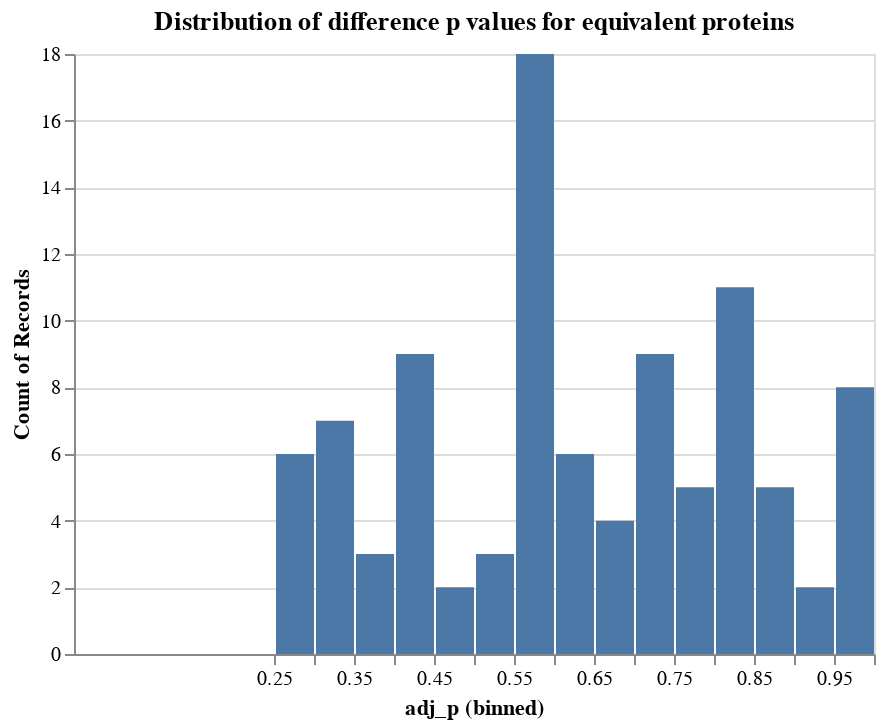

Source (notebook cell):
### Markdown cell above
## Out of curiousity, look at the ttest pvalues for difference, for the equivalent proteins

### Code cell
ttres = pd.\
read_csv(f"{CHROMOSOME}{ARM}_{TRANS_OR_CIS}effects_ttest.tsv", sep="\t").\
rename(columns={"Name": "protein"}).\
set_index("protein")

cancer_types = sorted(ttres.columns.to_series().str.split("_", n=1, expand=True)[0].unique())

ttres_long = pd.DataFrame()

for cancer_type in cancer_types:
    cancer_df = ttres.\
    loc[:, ttres.columns.str.startswith(cancer_type)].\
    dropna(axis="index", how="all").\
    reset_index(drop=False)
    
    # If the cancer type has database IDs, make a separate column that has them.
    # If not, create a column of NaNs (so that the tables all match)
    if f"{cancer_type}_Database_ID" in cancer_df.columns:
        cancer_df = cancer_df.rename(columns={f"{cancer_type}_Database_ID": "Database_ID"})
    else:
        cancer_df = cancer_df.assign(Database_ID=np.nan)
        
    # Rename the pvalue column to not have the cancer type
    cancer_df = cancer_df.\
    rename(columns={f"{cancer_type}_pvalue": "adj_p"}).\
    assign(cancer_type=cancer_type)
    
    # Reorder the columns
    cancer_df = cancer_df[["cancer_type", "protein", "Database_ID", "adj_p"]]
    
    # Append to the overall dataframe
    ttres_long = ttres_long.append(cancer_df)

# Drop duplicate rows and reset the index
ttres_long = ttres_long[~ttres_long.duplicated(keep=False)].\
reset_index(drop=True)

# Get the difference p values for all proteins that passed
diffs = pd.DataFrame()
for prot_idx in prots.index:
    
    prot = prots.loc[prot_idx, "protein"]
    cancer_type = prots.loc[prot_idx, "cancer_type"]
    
    diffs = diffs.append(ttres_long[
        (ttres_long["protein"] == prot) &
        (ttres_long["cancer_type"] == cancer_type)
    ])

# Plot the distribution of the difference p values for the equivalent proteins
alt.Chart(diffs).mark_bar().encode(
    x=alt.X(
        "adj_p",
        bin=alt.Bin(step=0.05),
        scale=alt.Scale(
            domain=[0, 1]
        )
    ),
    y=alt.Y(
        "count()"
    )
).properties(
    title="Distribution of difference p values for equivalent proteins"
)

### Figure 1 — Vega-Lite specification as saved in the notebook (floating-point values rounded to 4 significant figures)
{"config": {"view": {"continuousWidth": 400, "continuousHeight": 300}}, "data": {"name": "data-6bdacdc1bebfcbffbcfda679defbaae5"}, "mark": "bar", "encoding": {"x": {"type": "quantitative", "bin": {"step": 0.05}, "field": "adj_p", "scale": {"domain": [0, 1]}}, "y": {"type": "quantitative", "aggregate": "count"}}, "title": "Distribution of difference p values for equivalent proteins", "$schema": "https://vega.github.io/schema/vega-lite/v4.8.1.json", "datasets": {"data-6bdacdc1bebfcbffbcfda679defbaae5": [{"cancer_type": "brca", "protein": "ADAMDEC1", "Database_ID": "NP_055294.1|NP_001138744.1", "adj_p": 0.6979}, {"cancer_type": "brca", "protein": "ANGPT2", "Database_ID": "NP_001138.1|NP_001112360.1|NP_001112359.1", "adj_p": 0.5032}, {"cancer_type": "brca", "protein": "CTSB", "Database_ID": "NP_001899.1|NP_001304166.1", "adj_p": 0.34}, {"cancer_type": "brca", "protein": "DCTN6", "Database_ID": "NP_006562.1", "adj_p": 0.7916}, {"cancer_type": "brca", "protein": "DEFA3", "Database_ID": "NP_005208.1|NP_001289194.1|NP_004075.1", "adj_p": 0.8361}, {"cancer_type": "brca", "protein": "DEFA4", "Database_ID": "NP_001916.1", "adj_p": 0.4101}, {"cancer_type": "brca", "protein": "DLC1", "Database_ID": "NP_872584.2|NP_001303597.1|NP_001157743.1|NP_079043.3", "adj_p": 0.3084}, {"cancer_type": "brca", "protein": "DOK2", "Database_ID": "NP_003965.2|NP_001304729.1", "adj_p": 0.4298}, {"cancer_type": "brca", "protein": "DUSP4", "Database_ID": "NP_001385.1|NP_476499.1|NP_004409.1", "adj_p": 0.4096}, {"cancer_type": "brca", "protein": "KBTBD11", "Database_ID": "NP_055682.1", "adj_p": 0.7297}, {"cancer_type": "brca", "protein": "LOXL2", "Database_ID": "NP_002309.1", "adj_p": 0.5032}, {"cancer_type": "brca", "protein": "LPL", "Database_ID": "NP_000228.1", "adj_p": 0.7819}, {"cancer_type": "brca", "protein": "LZTS1", "Database_ID": "NP_066300.1", "adj_p": 0.5401}, {"cancer_type": "brca", "protein": "MFHAS1", "Database_ID": "NP_004216.2", "adj_p": 0.3168}, {"cancer_type": "brca", "protein": "MSR1", "Database_ID": "NP_619729.1|NP_619730.1", "adj_p": 0.5566}, {"cancer_type": "brca", "protein": "NEFL", "Database_ID": "NP_006149.2", "adj_p": 0.7297}, {"cancer_type": "brca", "protein": "PDGFRL", "Database_ID": "NP_006198.1", "adj_p": 0.4004}, {"cancer_type": "brca", "protein": "PDLIM2", "Database_ID": "NP_067643.3", "adj_p": 0.461}, {"cancer_type": "brca", "protein": "PEBP4", "Database_ID": "NP_659399.2", "adj_p": 0.9895}, {"cancer_type": "brca", "protein": "POLR3D", "Database_ID": "NP_001713.2", "adj_p": 0.3168}, {"cancer_type": "brca", "protein": "RBPMS", "Database_ID": "NP_001008712.1|NP_001008711.1", "adj_p": 0.34}, {"cancer_type": "brca", "protein": "STC1", "Database_ID": "NP_003146.1", "adj_p": 0.2873}, {"cancer_type": "brca", "protein": "TDRP", "Database_ID": "NP_778250.2|NP_001243042.1", "adj_p": 0.5566}, {"cancer_type": "colon", "protein": "ARHGEF10", "Database_ID": null, "adj_p": 0.5621}, {"cancer_type": "colon", "protein": "CLU", "Database_ID": null, "adj_p": 0.5996}, {"cancer_type": "colon", "protein": "DEFA4", "Database_ID": null, "adj_p": 0.5621}, {"cancer_type": "colon", "protein": "DOK2", "Database_ID": null, "adj_p": 0.5621}, {"cancer_type": "colon", "protein": "LOXL2", "Database_ID": null, "adj_p": 0.5621}, {"cancer_type": "colon", "protein": "MSR1", "Database_ID": null, "adj_p": 0.5621}, {"cancer_type": "colon", "protein": "MTMR9", "Database_ID": null, "adj_p": 0.43}, {"cancer_type": "colon", "protein": "PDLIM2", "Database_ID": null, "adj_p": 0.43}, {"cancer_type": "colon", "protein": "POLR3D", "Database_ID": null, "adj_p": 0.5627}, {"cancer_type": "colon", "protein": "SORBS3", "Database_ID": null, "adj_p": 0.5621}, {"cancer_type": "hnscc", "protein": "ADAMDEC1", "Database_ID": null, "adj_p": 0.7381}, {"cancer_type": "hnscc", "protein": "ANGPT2", "Database_ID": null, "adj_p": 0.7923}, {"cancer_type": "hnscc", "protein": "BIN3", "Database_ID": null, "adj_p": 0.8079}, {"cancer_type": "hnscc", "protein": "BNIP3L", "Database_ID": null, "adj_p": 0.763}, {"cancer_type": "hnscc", "protein": "CLU", "Database_ID": null, "adj_p": 0.9618}, {"cancer_type": "hnscc", "protein": "CTSB", "Database_ID": null, "adj_p": 0.5796}, {"cancer_type": "hnscc", "protein": "DEFA4", "Database_ID": null, "adj_p": 0.5796}, {"cancer_type": "hnscc", "protein": "KCTD9", "Database_ID": null, "adj_p": 0.596}, {"cancer_type": "hnscc", "protein": "LPL", "Database_ID": null, "adj_p": 0.862}, {"cancer_type": "hnscc", "protein": "LZTS1", "Database_ID": null, "adj_p": 0.9868}, {"cancer_type": "hnscc", "protein": "MFHAS1", "Database_ID": null, "adj_p": 0.8149}, {"cancer_type": "hnscc", "protein": "MSR1", "Database_ID": null, "adj_p": 0.8331}, {"cancer_type": "hnscc", "protein": "MYOM2", "Database_ID": null, "adj_p": 0.9618}, {"cancer_type": "hnscc", "protein": "NUDT18", "Database_ID": null, "adj_p": 0.6242}, {"cancer_type": "hnscc", "protein": "PNMA2", "Database_ID": null, "adj_p": 0.7912}, {"cancer_type": "hnscc", "protein": "PSD3", "Database_ID": null, "adj_p": 0.4297}, {"cancer_type": "hnscc", "protein": "SLC7A2", "Database_ID": null, "adj_p": 0.589}, {"cancer_type": "lscc", "protein": "ADAMDEC1", "Database_ID": "NP_055294.1|NP_001138743.1", "adj_p": 0.8748}, {"cancer_type": "lscc", "protein": "ANGPT2", "Database_ID": "NP_001112359.1|NP_001138.1", "adj_p": 0.2733}, {"cancer_type": "lscc", "protein": "ASAH1", "Database_ID": "NP_004306.3|NP_808592.2|NP_001350672.1|NP_001120977.1", "adj_p": 0.6952}, {"cancer_type": "lscc", "protein": "BIN3", "Database_ID": "NP_061158.1|NP_001349975.1", "adj_p": 0.8651}, {"cancer_type": "lscc", "protein": "BMP1", "Database_ID": "NP_006120.1|NP_001190.1", "adj_p": 0.6141}, {"cancer_type": "lscc", "protein": "BNIP3L", "Database_ID": "NP_001317420.1|NP_004322.1", "adj_p": 0.8007}, {"cancer_type": "lscc", "protein": "CDCA2", "Database_ID": "NP_689775.2|NP_001304835.1|NP_001304836.1", "adj_p": 0.73}, {"cancer_type": "lscc", "protein": "CLU", "Database_ID": "NP_001822.3", "adj_p": 0.4598}, {"cancer_type": "lscc", "protein": "DEFA3", "Database_ID": "NP_005208.1|NP_001289194.1|NP_001035965.1", "adj_p": 0.8109}, {"cancer_type": "lscc", "protein": "DEFA4", "Database_ID": "NP_001916.1", "adj_p": 0.6141}, {"cancer_type": "lscc", "protein": "DLC1", "Database_ID": "NP_001335010.1|NP_001303597.1|NP_006085.2|NP_001157743.1|NP_079043.3", "adj_p": 0.9113}, {"cancer_type": "lscc", "protein": "GSR", "Database_ID": "NP_000628.2|NP_001182031.1|NP_001182032.1|NP_001182033.1", "adj_p": 0.9568}, {"cancer_type": "lscc", "protein": "KBTBD11", "Database_ID": "NP_055682.1", "adj_p": 0.9113}, {"cancer_type": "lscc", "protein": "KCTD9", "Database_ID": "NP_060104.2", "adj_p": 0.3838}, {"cancer_type": "lscc", "protein": "LOXL2", "Database_ID": "NP_002309.1", "adj_p": 0.4136}, {"cancer_type": "lscc", "protein": "LPL", "Database_ID": "NP_000228.1", "adj_p": 0.9733}, {"cancer_type": "lscc", "protein": "MFHAS1", "Database_ID": "NP_004216.2", "adj_p": 0.6141}, {"cancer_type": "lscc", "protein": "MSR1", "Database_ID": "NP_619729.1|NP_001350673.1|NP_619730.1|NP_002436.1", "adj_p": 0.2733}, {"cancer_type": "lscc", "protein": "NEFL", "Database_ID": "NP_006149.2", "adj_p": 0.6256}, {"cancer_type": "lscc", "protein": "PBK", "Database_ID": "NP_001349969.1|NP_001265874.1", "adj_p": 0.5713}, {"cancer_type": "lscc", "protein": "PDLIM2", "Database_ID": "NP_067643.3", "adj_p": 0.5891}, {"cancer_type": "lscc", "protein": "PEBP4", "Database_ID": "NP_001350162.1", "adj_p": 0.8966}, {"cancer_type": "lscc", "protein": "PINX1", "Database_ID": "NP_060354.4|NP_001271285.1", "adj_p": 0.3792}, {"cancer_type": "lscc", "protein": "POLR3D", "Database_ID": "NP_001713.2", "adj_p": 0.5581}, {"cancer_type": "lscc", "protein": "PPP2CB", "Database_ID": "NP_001009552.1|NP_001341948.1", "adj_p": 0.2733}, {"cancer_type": "lscc", "protein": "PSD3", "Database_ID": "NP_056125.3|NP_001349748.1|NP_996792.1", "adj_p": 0.2733}, {"cancer_type": "lscc", "protein": "SORBS3", "Database_ID": "NP_005766.3", "adj_p": 0.2733}, {"cancer_type": "lscc", "protein": "STC1", "Database_ID": "NP_003146.1", "adj_p": 0.5713}, {"cancer_type": "lscc", "protein": "TNKS", "Database_ID": "NP_003738.2", "adj_p": 0.73}, {"cancer_type": "luad", "protein": "DLC1", "Database_ID": "NP_001335010.1|NP_001303597.1|NP_006085.2|NP_001157743.1|NP_079043.3", "adj_p": 0.8078}, {"cancer_type": "luad", "protein": "POLR3D", "Database_ID": "NP_001713.2", "adj_p": 0.812}, {"cancer_type": "ovarian", "protein": "ADAMDEC1", "Database_ID": "NP_001138744", "adj_p": 0.7405}, {"cancer_type": "ovarian", "protein": "BLK", "Database_ID": "NP_001317394", "adj_p": 0.9948}, {"cancer_type": "ovarian", "protein": "CDCA2", "Database_ID": "NP_001304835", "adj_p": 0.6744}, {"cancer_type": "ovarian", "protein": "CNOT7", "Database_ID": "NP_001309020", "adj_p": 0.3147}, {"cancer_type": "ovarian", "protein": "DCTN6", "Database_ID": "NP_006562", "adj_p": 0.8263}, {"cancer_type": "ovarian", "protein": "DOK2", "Database_ID": "NP_003965", "adj_p": 0.3546}, {"cancer_type": "ovarian", "protein": "KBTBD11", "Database_ID": "NP_055682", "adj_p": 0.8659}, {"cancer_type": "ovarian", "protein": "KCTD9", "Database_ID": "NP_060104", "adj_p": 0.7497}, {"cancer_type": "ovarian", "protein": "LZTS1", "Database_ID": "NP_066300", "adj_p": 0.6338}, {"cancer_type": "ovarian", "protein": "MSR1", "Database_ID": "NP_619729", "adj_p": 0.8185}, {"cancer_type": "ovarian", "protein": "MYOM2", "Database_ID": "NP_003961", "adj_p": 0.9948}, {"cancer_type": "ovarian", "protein": "NEIL2", "Database_ID": "NP_659480", "adj_p": 0.7169}, {"cancer_type": "ovarian", "protein": "NUDT18", "Database_ID": "NP_079091", "adj_p": 0.4317}, {"cancer_type": "ovarian", "protein": "PDGFRL", "Database_ID": "NP_006198", "adj_p": 0.7169}, {"cancer_type": "ovarian", "protein": "PDLIM2", "Database_ID": "NP_067643", "adj_p": 0.3147}, {"cancer_type": "ovarian", "protein": "PPP3CC", "Database_ID": "NP_001230904", "adj_p": 0.8263}, {"cancer_type": "ovarian", "protein": "TNKS", "Database_ID": "NP_003738", "adj_p": 0.6873}]}}
